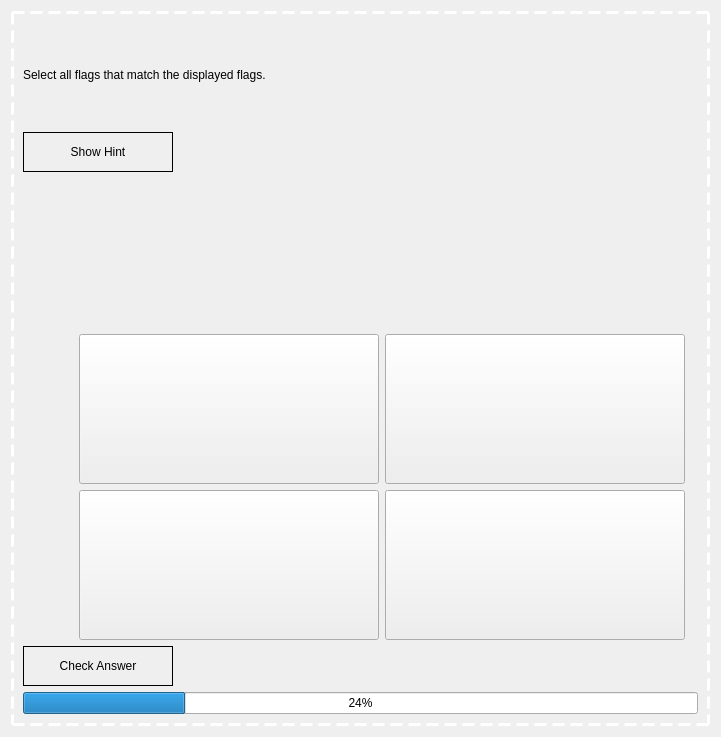
<?xml version="1.0" encoding="UTF-8"?>
<ui version="4.0">
 <class>BeDistinctiveOrRelatedActivity</class>
 <widget class="QWidget" name="BeDistinctiveOrRelatedActivity">
  <property name="geometry">
   <rect>
    <x>0</x>
    <y>0</y>
    <width>700</width>
    <height>737</height>
   </rect>
  </property>
  <property name="windowTitle">
   <string>Form</string>
  </property>
  <layout class="QVBoxLayout" name="verticalLayout_3">
   <item>
    <widget class="QFrame" name="framez">
     <property name="styleSheet">
      <string notr="true">QFrame#framez {
    border: 3px dashed white;
}
</string>
     </property>
     <layout class="QVBoxLayout" name="verticalLayout_2">
      <item>
       <spacer name="verticalSpacer_3">
        <property name="orientation">
         <enum>Qt::Vertical</enum>
        </property>
        <property name="sizeHint" stdset="0">
         <size>
          <width>20</width>
          <height>40</height>
         </size>
        </property>
       </spacer>
      </item>
      <item>
       <widget class="QLabel" name="promptLabel">
        <property name="styleSheet">
         <string notr="true">font: 300 15pt &quot;Bookman Old Style&quot;;
color: rgb(0, 0, 0);</string>
        </property>
        <property name="text">
         <string>Select all flags that match the displayed flags.</string>
        </property>
       </widget>
      </item>
      <item>
       <spacer name="verticalSpacer_2">
        <property name="orientation">
         <enum>Qt::Vertical</enum>
        </property>
        <property name="sizeHint" stdset="0">
         <size>
          <width>20</width>
          <height>40</height>
         </size>
        </property>
       </spacer>
      </item>
      <item>
       <layout class="QHBoxLayout" name="horizontalLayout_4">
        <item>
         <widget class="QPushButton" name="hintButton">
          <property name="minimumSize">
           <size>
            <width>150</width>
            <height>40</height>
           </size>
          </property>
          <property name="maximumSize">
           <size>
            <width>100</width>
            <height>40</height>
           </size>
          </property>
          <property name="styleSheet">
           <string notr="true">font: 300 14pt &quot;Bookman Old Style&quot;;
background-color: transparent;
border: 1px solid black;</string>
          </property>
          <property name="text">
           <string>Show Hint</string>
          </property>
         </widget>
        </item>
        <item>
         <widget class="QLabel" name="hint">
          <property name="minimumSize">
           <size>
            <width>200</width>
            <height>0</height>
           </size>
          </property>
          <property name="maximumSize">
           <size>
            <width>200</width>
            <height>16777215</height>
           </size>
          </property>
          <property name="styleSheet">
           <string notr="true">font: 300 10pt &quot;Bookman Old Style&quot;;
color: rgb(0, 0, 0);</string>
          </property>
          <property name="text">
           <string/>
          </property>
         </widget>
        </item>
        <item>
         <spacer name="horizontalSpacer">
          <property name="orientation">
           <enum>Qt::Horizontal</enum>
          </property>
          <property name="sizeHint" stdset="0">
           <size>
            <width>40</width>
            <height>20</height>
           </size>
          </property>
         </spacer>
        </item>
       </layout>
      </item>
      <item>
       <layout class="QHBoxLayout" name="horizontalLayout_3">
        <item>
         <widget class="QLabel" name="displayFlag1">
          <property name="minimumSize">
           <size>
            <width>300</width>
            <height>150</height>
           </size>
          </property>
          <property name="maximumSize">
           <size>
            <width>300</width>
            <height>150</height>
           </size>
          </property>
          <property name="text">
           <string/>
          </property>
         </widget>
        </item>
        <item>
         <widget class="QLabel" name="displayFlag2">
          <property name="minimumSize">
           <size>
            <width>300</width>
            <height>150</height>
           </size>
          </property>
          <property name="maximumSize">
           <size>
            <width>300</width>
            <height>150</height>
           </size>
          </property>
          <property name="text">
           <string/>
          </property>
         </widget>
        </item>
       </layout>
      </item>
      <item>
       <layout class="QVBoxLayout" name="verticalLayout">
        <item>
         <layout class="QHBoxLayout" name="horizontalLayout">
          <item>
           <widget class="QLabel" name="flag1Score">
            <property name="sizePolicy">
             <sizepolicy hsizetype="Fixed" vsizetype="Fixed">
              <horstretch>0</horstretch>
              <verstretch>0</verstretch>
             </sizepolicy>
            </property>
            <property name="minimumSize">
             <size>
              <width>50</width>
              <height>50</height>
             </size>
            </property>
            <property name="maximumSize">
             <size>
              <width>50</width>
              <height>50</height>
             </size>
            </property>
            <property name="text">
             <string/>
            </property>
           </widget>
          </item>
          <item>
           <widget class="QPushButton" name="flag1">
            <property name="sizePolicy">
             <sizepolicy hsizetype="Fixed" vsizetype="Fixed">
              <horstretch>0</horstretch>
              <verstretch>0</verstretch>
             </sizepolicy>
            </property>
            <property name="minimumSize">
             <size>
              <width>300</width>
              <height>150</height>
             </size>
            </property>
            <property name="maximumSize">
             <size>
              <width>900</width>
              <height>450</height>
             </size>
            </property>
            <property name="text">
             <string/>
            </property>
           </widget>
          </item>
          <item>
           <widget class="QPushButton" name="flag2">
            <property name="sizePolicy">
             <sizepolicy hsizetype="Fixed" vsizetype="Fixed">
              <horstretch>0</horstretch>
              <verstretch>0</verstretch>
             </sizepolicy>
            </property>
            <property name="minimumSize">
             <size>
              <width>300</width>
              <height>150</height>
             </size>
            </property>
            <property name="maximumSize">
             <size>
              <width>900</width>
              <height>450</height>
             </size>
            </property>
            <property name="text">
             <string/>
            </property>
           </widget>
          </item>
          <item>
           <widget class="QLabel" name="flag2Score">
            <property name="maximumSize">
             <size>
              <width>50</width>
              <height>50</height>
             </size>
            </property>
            <property name="text">
             <string/>
            </property>
           </widget>
          </item>
         </layout>
        </item>
        <item>
         <layout class="QHBoxLayout" name="horizontalLayout_2">
          <item>
           <widget class="QLabel" name="flag4Score">
            <property name="minimumSize">
             <size>
              <width>50</width>
              <height>50</height>
             </size>
            </property>
            <property name="maximumSize">
             <size>
              <width>50</width>
              <height>50</height>
             </size>
            </property>
            <property name="text">
             <string/>
            </property>
           </widget>
          </item>
          <item>
           <widget class="QPushButton" name="flag4">
            <property name="sizePolicy">
             <sizepolicy hsizetype="Fixed" vsizetype="Fixed">
              <horstretch>0</horstretch>
              <verstretch>0</verstretch>
             </sizepolicy>
            </property>
            <property name="minimumSize">
             <size>
              <width>300</width>
              <height>150</height>
             </size>
            </property>
            <property name="maximumSize">
             <size>
              <width>900</width>
              <height>450</height>
             </size>
            </property>
            <property name="text">
             <string/>
            </property>
           </widget>
          </item>
          <item>
           <widget class="QPushButton" name="flag3">
            <property name="sizePolicy">
             <sizepolicy hsizetype="Fixed" vsizetype="Fixed">
              <horstretch>0</horstretch>
              <verstretch>0</verstretch>
             </sizepolicy>
            </property>
            <property name="minimumSize">
             <size>
              <width>300</width>
              <height>150</height>
             </size>
            </property>
            <property name="maximumSize">
             <size>
              <width>900</width>
              <height>450</height>
             </size>
            </property>
            <property name="text">
             <string/>
            </property>
           </widget>
          </item>
          <item>
           <widget class="QLabel" name="flag3Score">
            <property name="maximumSize">
             <size>
              <width>50</width>
              <height>50</height>
             </size>
            </property>
            <property name="text">
             <string/>
            </property>
           </widget>
          </item>
         </layout>
        </item>
       </layout>
      </item>
      <item>
       <layout class="QVBoxLayout" name="verticalLayout_5">
        <property name="topMargin">
         <number>0</number>
        </property>
        <item>
         <widget class="QPushButton" name="next">
          <property name="minimumSize">
           <size>
            <width>150</width>
            <height>40</height>
           </size>
          </property>
          <property name="maximumSize">
           <size>
            <width>150</width>
            <height>40</height>
           </size>
          </property>
          <property name="styleSheet">
           <string notr="true">font: 300 14pt &quot;Bookman Old Style&quot;;
background-color: transparent;
border: 1px solid black;</string>
          </property>
          <property name="text">
           <string>Check Answer</string>
          </property>
         </widget>
        </item>
        <item>
         <widget class="QProgressBar" name="progressBar">
          <property name="value">
           <number>24</number>
          </property>
         </widget>
        </item>
       </layout>
      </item>
     </layout>
    </widget>
   </item>
  </layout>
 </widget>
 <resources/>
 <connections/>
</ui>
